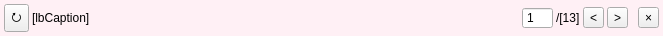
<?xml version="1.0" encoding="UTF-8"?>
<ui version="4.0">
 <class>WiFind</class>
 <widget class="QWidget" name="WiFind">
  <property name="geometry">
   <rect>
    <x>0</x>
    <y>0</y>
    <width>663</width>
    <height>28</height>
   </rect>
  </property>
  <property name="accessibleName">
   <string>Find</string>
  </property>
  <layout class="QVBoxLayout" name="verticalLayout" stretch="0">
   <property name="spacing">
    <number>0</number>
   </property>
   <property name="leftMargin">
    <number>0</number>
   </property>
   <property name="topMargin">
    <number>0</number>
   </property>
   <property name="rightMargin">
    <number>0</number>
   </property>
   <property name="bottomMargin">
    <number>0</number>
   </property>
   <item>
    <widget class="QWidget" name="wiPainted" native="true">
     <property name="styleSheet">
      <string notr="true">#wiPainted { background-color: lavenderblush; }</string>
     </property>
     <layout class="QHBoxLayout" name="horizontalLayout_2" stretch="0,1,0,0,0,0,0,0">
      <property name="spacing">
       <number>3</number>
      </property>
      <property name="leftMargin">
       <number>4</number>
      </property>
      <property name="topMargin">
       <number>4</number>
      </property>
      <property name="rightMargin">
       <number>4</number>
      </property>
      <property name="bottomMargin">
       <number>4</number>
      </property>
      <item>
       <widget class="QToolButton" name="btAgain">
        <property name="focusPolicy">
         <enum>Qt::NoFocus</enum>
        </property>
        <property name="toolTip">
         <string>Search again</string>
        </property>
        <property name="text">
         <string notr="true">⭮</string>
        </property>
       </widget>
      </item>
      <item>
       <widget class="ElidedLabel" name="lbCaption">
        <property name="text">
         <string notr="true">[lbCaption]</string>
        </property>
        <property name="textFormat">
         <enum>Qt::PlainText</enum>
        </property>
       </widget>
      </item>
      <item>
       <widget class="QSpinBox" name="spinIndex">
        <property name="focusPolicy">
         <enum>Qt::ClickFocus</enum>
        </property>
        <property name="buttonSymbols">
         <enum>QAbstractSpinBox::NoButtons</enum>
        </property>
        <property name="minimum">
         <number>1</number>
        </property>
        <property name="maximum">
         <number>999</number>
        </property>
       </widget>
      </item>
      <item>
       <widget class="QLabel" name="lbCount">
        <property name="text">
         <string notr="true">/[13]</string>
        </property>
       </widget>
      </item>
      <item>
       <widget class="QToolButton" name="btBack">
        <property name="focusPolicy">
         <enum>Qt::NoFocus</enum>
        </property>
        <property name="toolTip">
         <string>Find previous</string>
        </property>
        <property name="text">
         <string notr="true">&lt;</string>
        </property>
       </widget>
      </item>
      <item>
       <widget class="QToolButton" name="btNext">
        <property name="focusPolicy">
         <enum>Qt::NoFocus</enum>
        </property>
        <property name="toolTip">
         <string>Find next</string>
        </property>
        <property name="text">
         <string notr="true">&gt;</string>
        </property>
       </widget>
      </item>
      <item>
       <widget class="QLabel" name="lbSpace">
        <property name="text">
         <string notr="true">&amp;nbsp;</string>
        </property>
        <property name="textFormat">
         <enum>Qt::RichText</enum>
        </property>
       </widget>
      </item>
      <item>
       <widget class="QToolButton" name="btClose">
        <property name="focusPolicy">
         <enum>Qt::NoFocus</enum>
        </property>
        <property name="toolTip">
         <string>Close</string>
        </property>
        <property name="text">
         <string notr="true">×</string>
        </property>
       </widget>
      </item>
     </layout>
    </widget>
   </item>
  </layout>
 </widget>
 <customwidgets>
  <customwidget>
   <class>ElidedLabel</class>
   <extends>QLabel</extends>
   <header>ElidedLabel.h</header>
  </customwidget>
 </customwidgets>
 <resources/>
 <connections/>
</ui>
